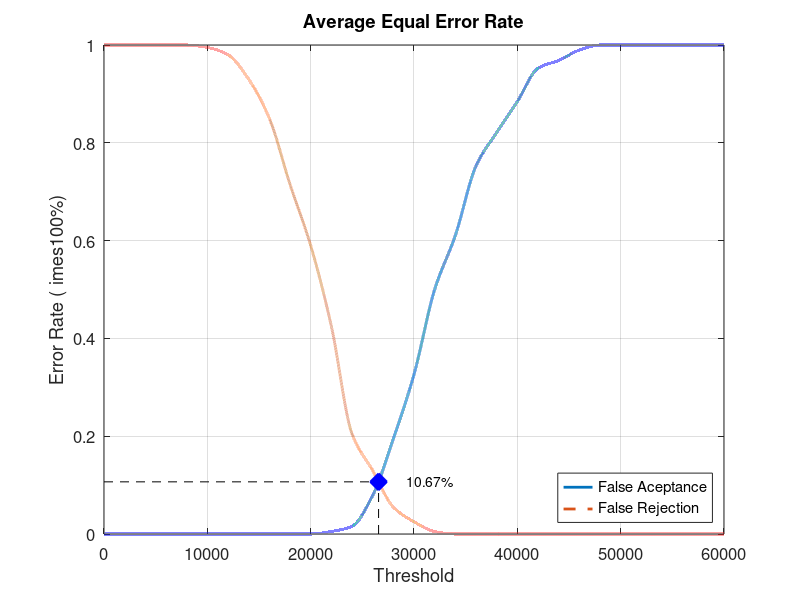
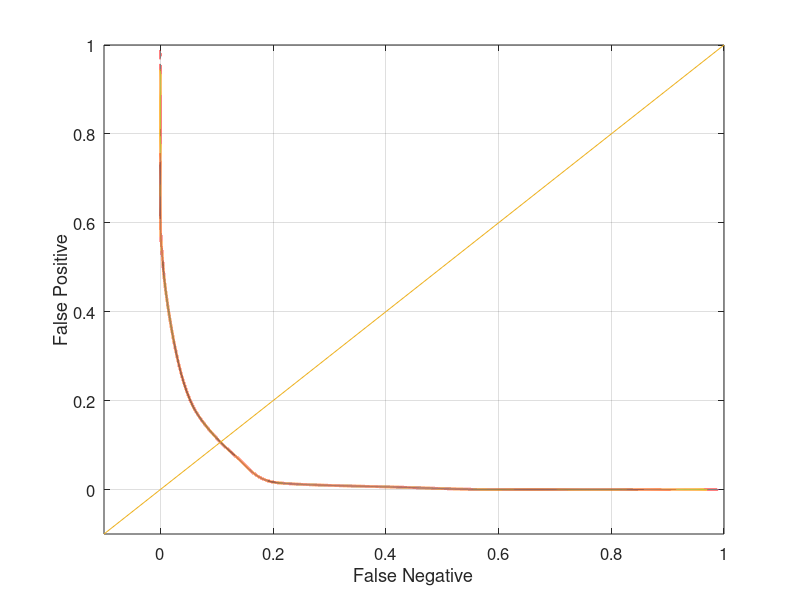

MATLAB code for these plots, in order:
close all;
clear;
clc;
x = 0:2000:60000;
xq = 0:0.5:60000;

y0 = [0 0 0 0 0 0 0 0 0 0 0 0.00526316 0.0157895 0.0789474 0.194737 0.326316 0.5 0.610526 0.752632 0.821053 0.884211 0.952632 0.968421 0.989474 1 1 1 1 1 1 1]
yy0 = interp1(x, y0, xq, 'pchip');
y1 = [1 1 1 1 1 0.995 0.98 0.93 0.85 0.715 0.59 0.425 0.205 0.13 0.055 0.025 0.005 0 0 0 0 0 0 0 0 0 0 0 0 0 0]
yy1 = interp1(x, y1, xq, 'pchip');

% Calculating EER: 
y2 = abs(y0 - y1);
find(y2 == min(y2))
yy2 = abs(yy0 - yy1);
xEER = find(yy2 == min(yy2));
xEERIndex = xq(xEER) % X-axis EER
yEER = yy0(xEER) % Y-axis EER

main = figure
plot(xq, yy0,'-','LineWidth', 2);	hold on
plot(xq, yy1,'--','LineWidth', 2);	hold on
plot([xEERIndex xEERIndex], [0 yEER], 'k--');	hold on
plot([0 xEERIndex], [yEER yEER], 'k--');	hold on
plot(xEERIndex, yEER, 'bx', 'LineWidth', 10);	hold on
text(xEERIndex + 10 * xEERIndex / 100, yEER, [num2str(round((10000 * yEER)) / 100) '%'])
legend('False Aceptance', 'False Rejection', 'Location', 'SouthEast')
xlabel('Threshold')
ylabel('Error Rate (	imes100%)')
title('Average Equal Error Rate')
set(gca, 'FontSize', 12)
axis([0 60000 0 1])
grid on

print(main, 'Database4_3Main', '-dpng');
FNRxFPR = figure('Color', [1 1 1]);
plot(yy1, yy0, '-', yy1, yy0, 'LineWidth', 2);
hold on
y = -0.1:0.1:1
plot(y, y); 
set(gca, 'FontSize', 12)
xlabel('False Negative')
ylabel('False Positive')
axis([-0.1 1 -0.1 1])
set(gca, 'FontSize', 12)
grid on

print(FNRxFPR, 'Database4_3FNRxFPR','-dpng');
